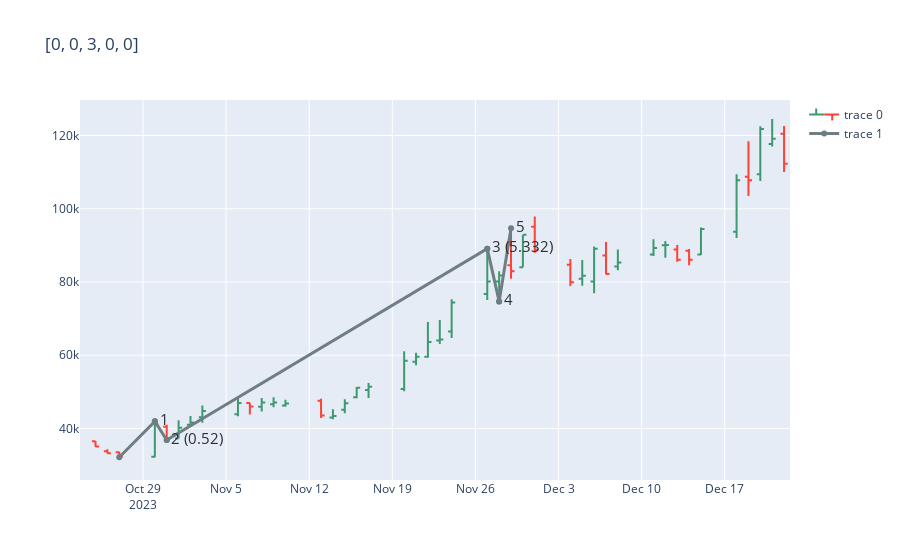
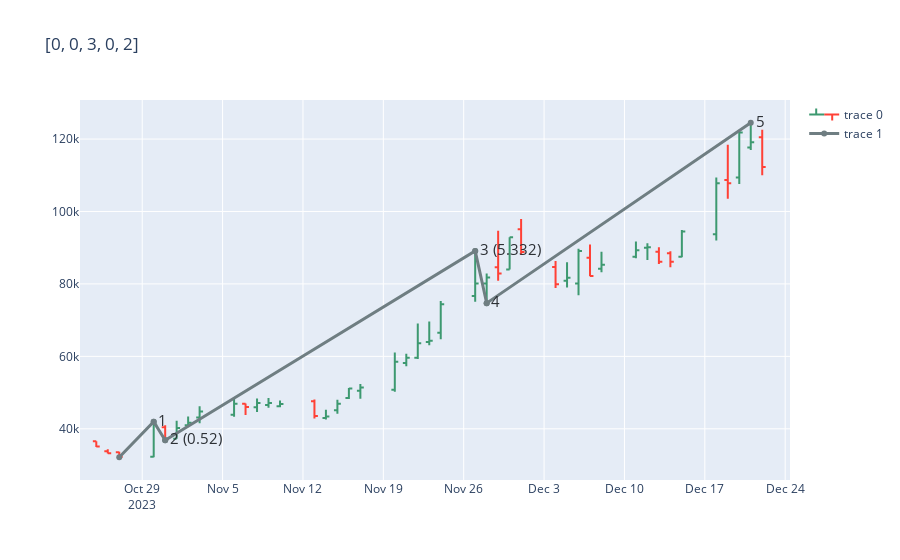
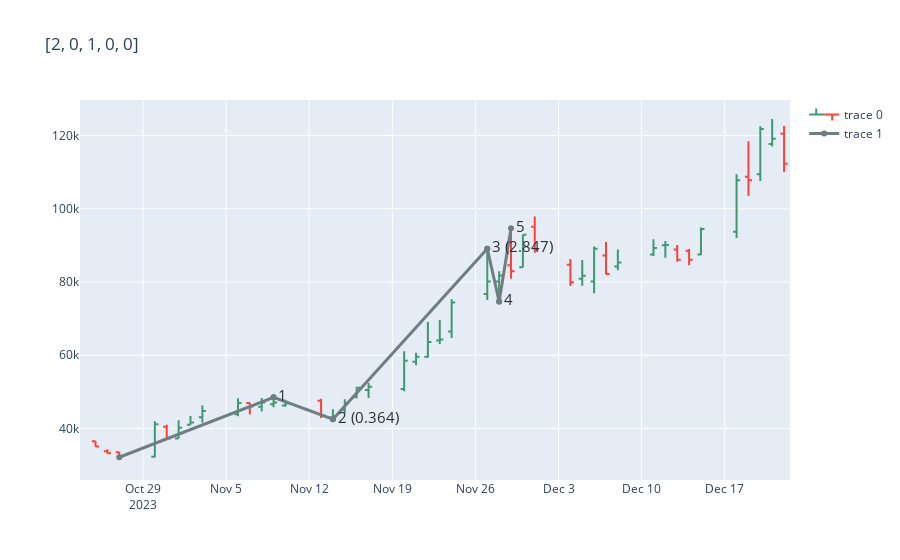
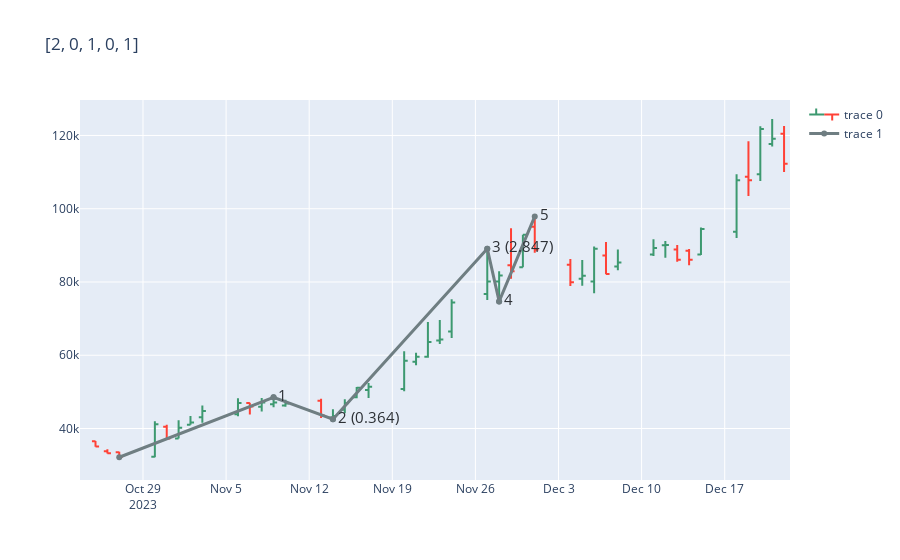

Source (notebook cell) for these figures, in order:
### Code cell
from __future__ import annotations
import FinanceDataReader as fdr
from models.WavePattern import WavePattern
from models import WaveRules
from models.WaveAnalyzer import WaveAnalyzer
from models.WaveOptions import WaveOptionsGenerator5, WaveOptionsGeneratorCustom5
from models.helpers import plot_pattern
import pandas as pd
import numpy as np

import importlib

importlib.reload(WaveRules)

# df = pd.read_csv(r"data/btc-usd_1d.csv")
# df


df = fdr.DataReader("454910", "2023-10-25", "2023-12-23").reset_index()[
    ["Date", "Open", "High", "Low", "Close"]
]

idx_start = np.argmin(np.array(list(df["Low"])))

wa = WaveAnalyzer(df=df, verbose=False)
wave_options_impulse = WaveOptionsGeneratorCustom5(
    up_to=5
)  # generates WaveOptions up to [15, 15, 15, 15, 15]

# impulse = Impulse("impulse")
# leading_diagonal = LeadingDiagonal("leading diagonal")
# correction = Correction("correction")
# tdwave = TDWave("TD Wave")
impulse_custom = WaveRules.ImpulseCustom("impulse_custom")
# rules_to_check = [impulse, leading_diagonal, correction, tdwave]
rules_to_check = [impulse_custom]

print(f"Start at idx: {idx_start}")
print(f"will run up to {wave_options_impulse.number / 1e6}M combinations.")

# set up a set to store already found wave counts
# it can be the case, that 2 WaveOptions lead to the same WavePattern.
# This can be seen in a chart, where for example we try to skip more maxima as there are. In such a case
# e.g. [1,2,3,4,5] and [1,2,3,4,10] will lead to the same WavePattern (has same sub-wave structure, same begin / end,
# same high / low etc.
# If we find the same WavePattern, we skip and do not plot it

wavepatterns_up = set()

# loop over all combinations of wave options [i,j,k,l,m] for impulsive waves sorted from small, e.g.  [0,1,...] to
# large e.g. [3,2, ...]
for new_option_impulse in wave_options_impulse.options_sorted:
    waves_up = wa.find_impulsive_wave(
        idx_start=idx_start, wave_config=new_option_impulse.values
    )
    # print(new_option_impulse)
    if waves_up:
        wavepattern_up = WavePattern(waves_up, verbose=True)

        for rule in rules_to_check:
            if wavepattern_up.check_rule(rule):
                if wavepattern_up in wavepatterns_up:
                    print("SKIPPING")
                    continue
                else:
                    wavepatterns_up.add(wavepattern_up)
                    print(f"{rule.name} found: {new_option_impulse.values}")
                    plot_pattern(
                        df=df,
                        wave_pattern=wavepattern_up,
                        title=str(new_option_impulse),
                    )
            # else:
            # plot_pattern(
            #     df=df,
            #     wave_pattern=wavepattern_up,
            #     title=str(new_option_impulse),
            # )
